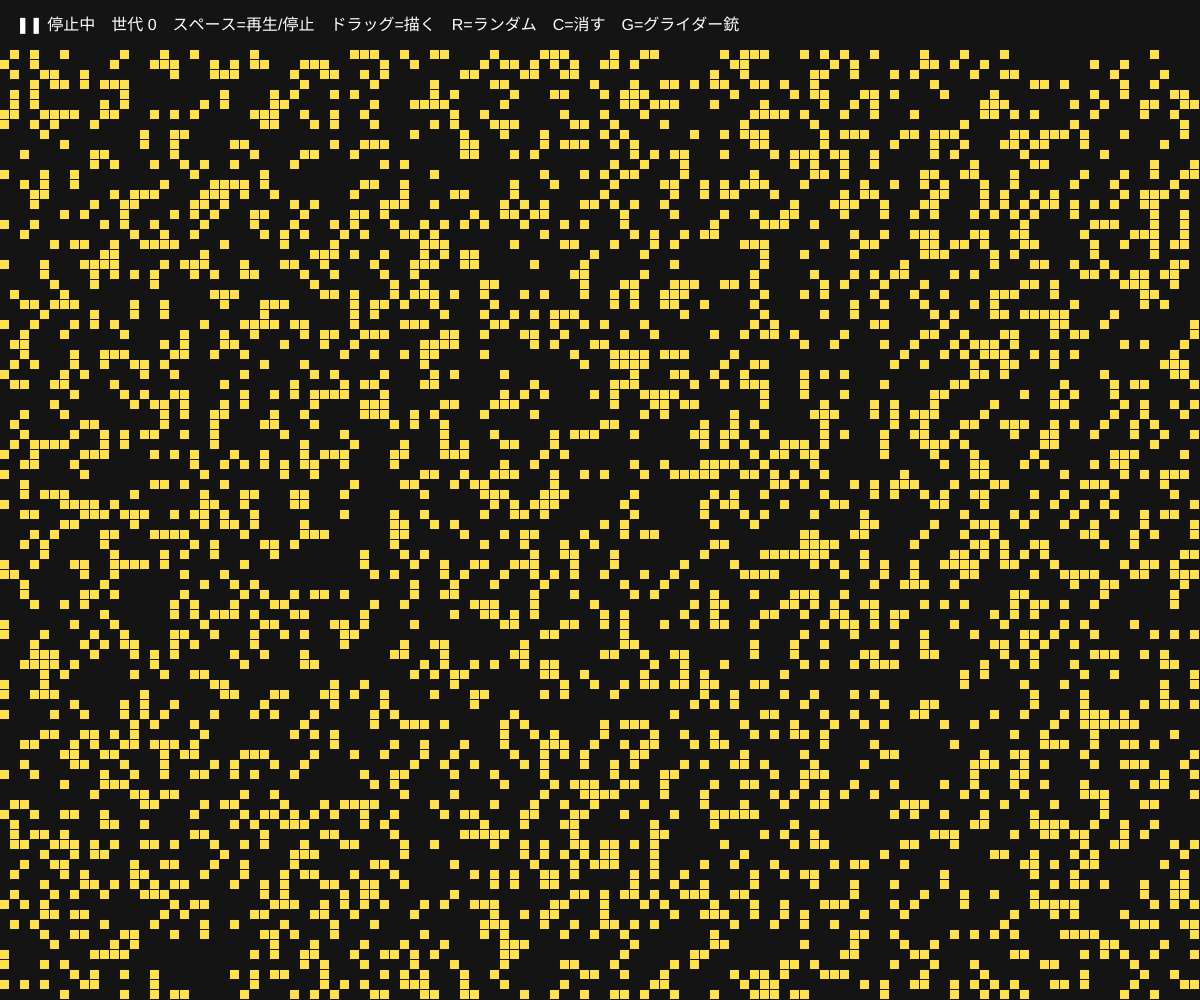
Frame 1 (no input)
Frame 60 (no input): identical to frame 1, image omitted
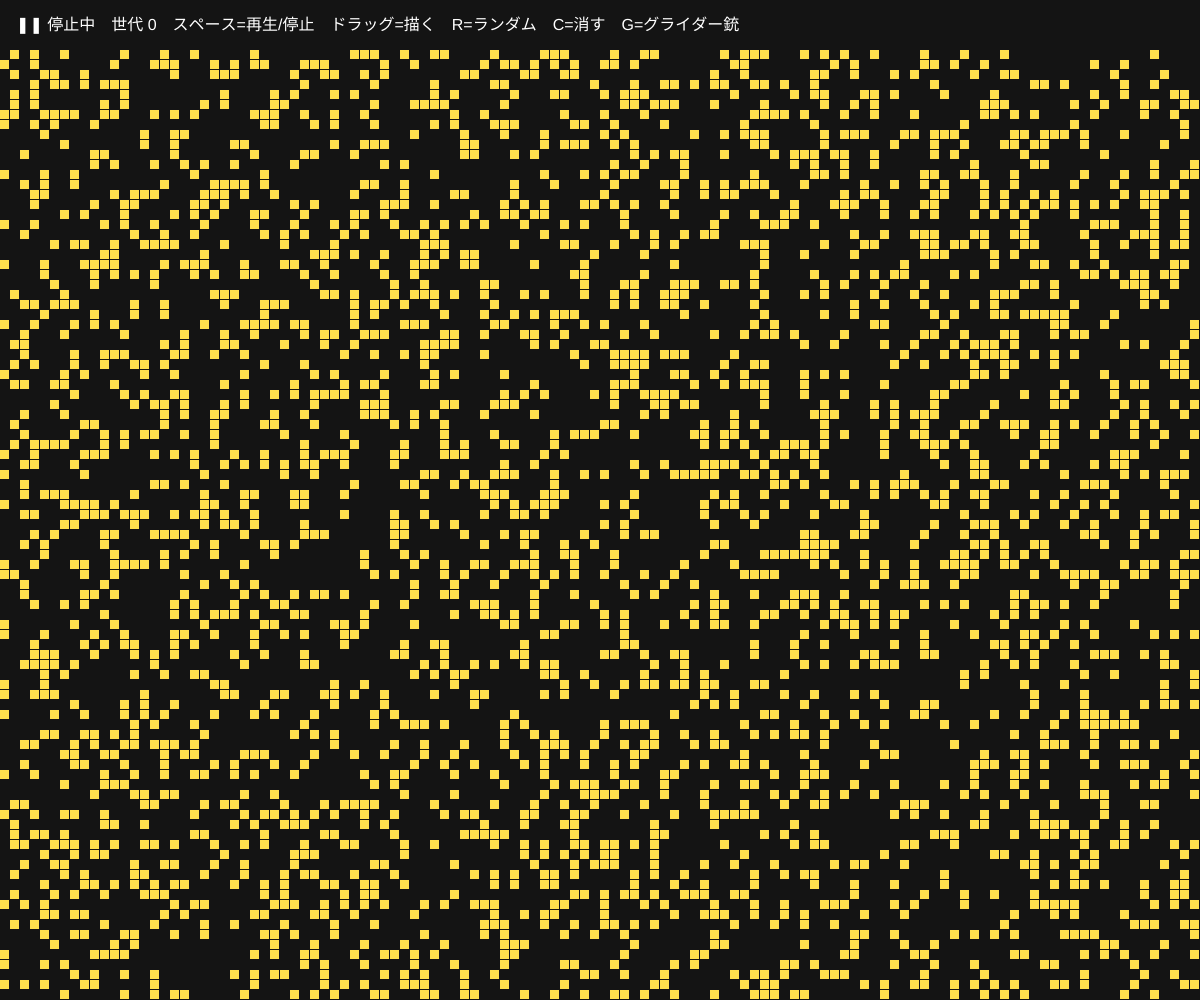
Frame 120 (the mouse pressed at the canvas centre since frame 60)

The p5.js sketch that drew these frames (run headless with seeded random() and noise() and a simulated clock; from frame 60 on, the mouse is pressed at the canvas centre):

// p5.js sketch
// ── sketch.js
// ============================================
// 02 ライフゲーム（Conway's Game of Life）
// 2次元のマス目。各セルは「生きている(1)」か「死んでいる(0)」
// ルールはたった3つ。でも、動く・増える・くり返す「生き物」が現れる
// ドラッグでセルを描く / スペース = 再生・停止 / R = ランダム / C = 全部消す / G = グライダー銃
// ============================================

let cellSize = 10;
let cols, rows;
let grid; // grid[x][y] = 0 or 1
let age; // 何世代生きているか（色に使う）
let running = false;
let generation = 0;

function setup() {
  createCanvas(windowWidth, windowHeight);
  colorMode(HSB, 360, 100, 100, 100);
  cols = floor(width / cellSize);
  rows = floor((height - 50) / cellSize);
  grid = make2D(cols, rows);
  age = make2D(cols, rows);
  randomize();
}

function make2D(c, r) {
  let a = [];
  for (let x = 0; x < c; x++) a.push(new Array(r).fill(0));
  return a;
}

function randomize() {
  for (let x = 0; x < cols; x++) for (let y = 0; y < rows; y++) grid[x][y] = random() < 0.25 ? 1 : 0;
  generation = 0;
}

function draw() {
  background(0, 0, 8);

  if (running && frameCount % 4 === 0) nextGeneration();

  // 描く
  noStroke();
  for (let x = 0; x < cols; x++) {
    for (let y = 0; y < rows; y++) {
      if (grid[x][y] === 1) {
        // 若いセルは黄色、長生きのセルは青に
        fill(map(min(age[x][y], 30), 0, 30, 50, 220), 70, 100);
        rect(x * cellSize, 50 + y * cellSize, cellSize - 1, cellSize - 1);
      }
    }
  }

  fill(0, 0, 100);
  textSize(16);
  text((running ? '▶ 再生中' : '❚❚ 停止中') + '　世代 ' + generation + '　スペース=再生/停止　ドラッグ=描く　R=ランダム　C=消す　G=グライダー銃', 16, 30);
}

// ★ ライフゲームのルール（これだけ！）
function nextGeneration() {
  let next = make2D(cols, rows);
  for (let x = 0; x < cols; x++) {
    for (let y = 0; y < rows; y++) {
      let n = countNeighbors(x, y);
      if (grid[x][y] === 1 && (n === 2 || n === 3)) {
        next[x][y] = 1; // 生存：となりが 2 か 3 なら生き続ける
        age[x][y]++;
      } else if (grid[x][y] === 0 && n === 3) {
        next[x][y] = 1; // 誕生：死んでいるセルのとなりがちょうど 3 なら生まれる
        age[x][y] = 0;
      } else {
        next[x][y] = 0; // それ以外は死ぬ（過疎・過密）
      }
    }
  }
  grid = next;
  generation++;
}

// まわり8マスの生きているセルの数（端は反対側とつながっている）
function countNeighbors(x, y) {
  let sum = 0;
  for (let i = -1; i <= 1; i++) {
    for (let j = -1; j <= 1; j++) {
      if (i === 0 && j === 0) continue;
      sum += grid[(x + i + cols) % cols][(y + j + rows) % rows];
    }
  }
  return sum;
}

function mouseDragged() {
  paint();
}
function mousePressed() {
  paint();
}
function paint() {
  let x = floor(mouseX / cellSize);
  let y = floor((mouseY - 50) / cellSize);
  if (x >= 0 && x < cols && y >= 0 && y < rows) {
    grid[x][y] = 1;
    age[x][y] = 0;
  }
}

function keyPressed() {
  if (key === ' ') running = !running;
  if (key === 'r' || key === 'R') randomize();
  if (key === 'c' || key === 'C') {
    grid = make2D(cols, rows);
    generation = 0;
  }
  if (key === 'g' || key === 'G') gliderGun(5, 5);
  if (key === 'n' || key === 'N') nextGeneration(); // 1世代だけ進める
}

// ゴスパーのグライダー銃（グライダーを次々と発射する有名なパターン）
function gliderGun(ox, oy) {
  let pattern = [
    '........................O...........',
    '......................O.O...........',
    '............OO......OO............OO',
    '...........O...O....OO............OO',
    'OO........O.....O...OO..............',
    'OO........O...O.OO....O.O...........',
    '..........O.....O.......O...........',
    '...........O...O....................',
    '............OO......................',
  ];
  for (let j = 0; j < pattern.length; j++) {
    for (let i = 0; i < pattern[j].length; i++) {
      if (pattern[j][i] === 'O' && ox + i < cols && oy + j < rows) grid[ox + i][oy + j] = 1;
    }
  }
}

// ---------- やってみよう ----------
// 1. C で消して、横に3つ並べて描く → スペース。「ブリンカー」が点滅する
// 2. 斜めに階段状に5つ描く（グライダー）→ 動いていく！
// 3. ルールの数字（2, 3, 3）を変えると、まったく別の世界になる（→ 12 で本格的に）
